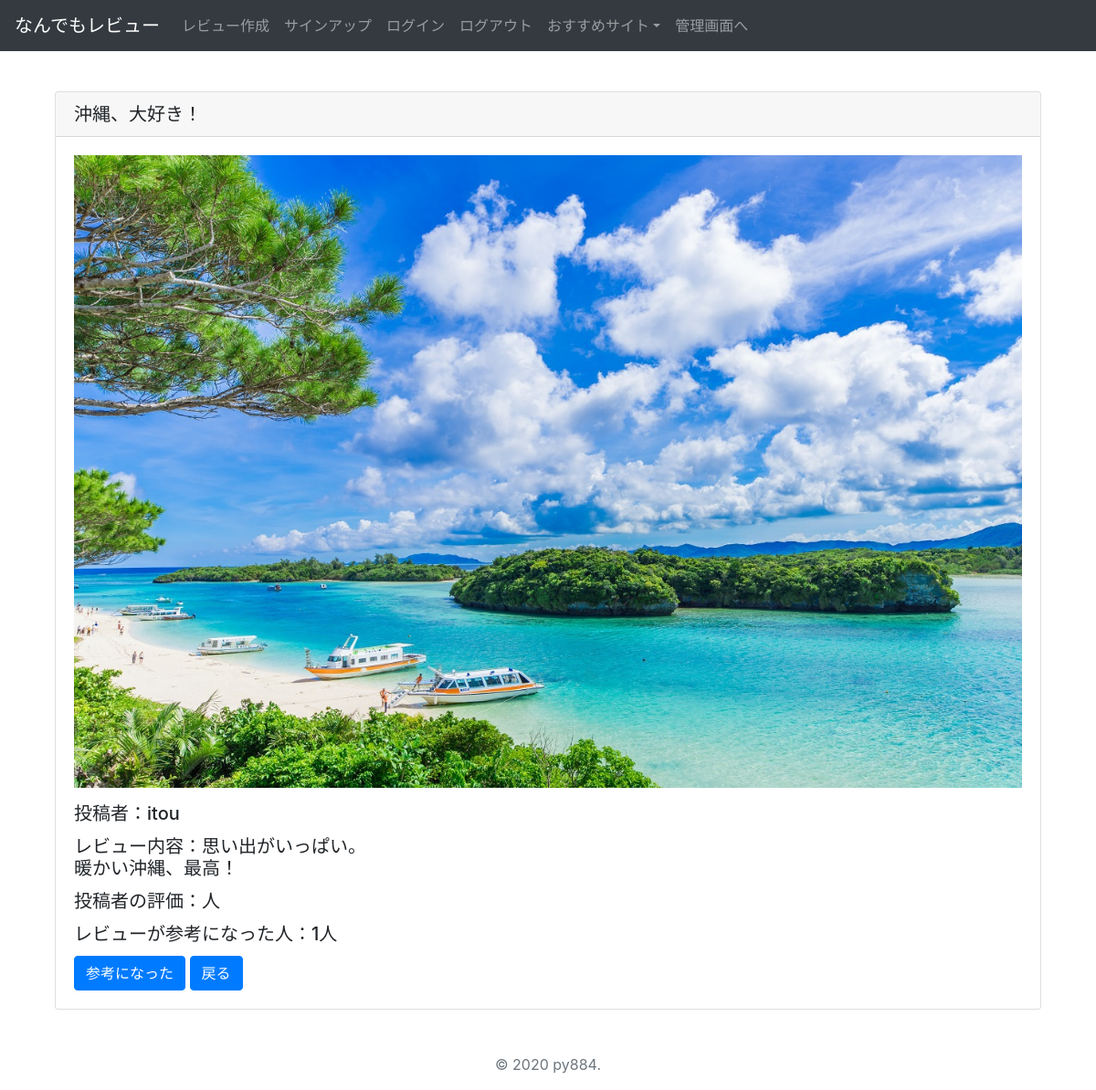
Page /detail/2/ (signed in) on the earlier database version.
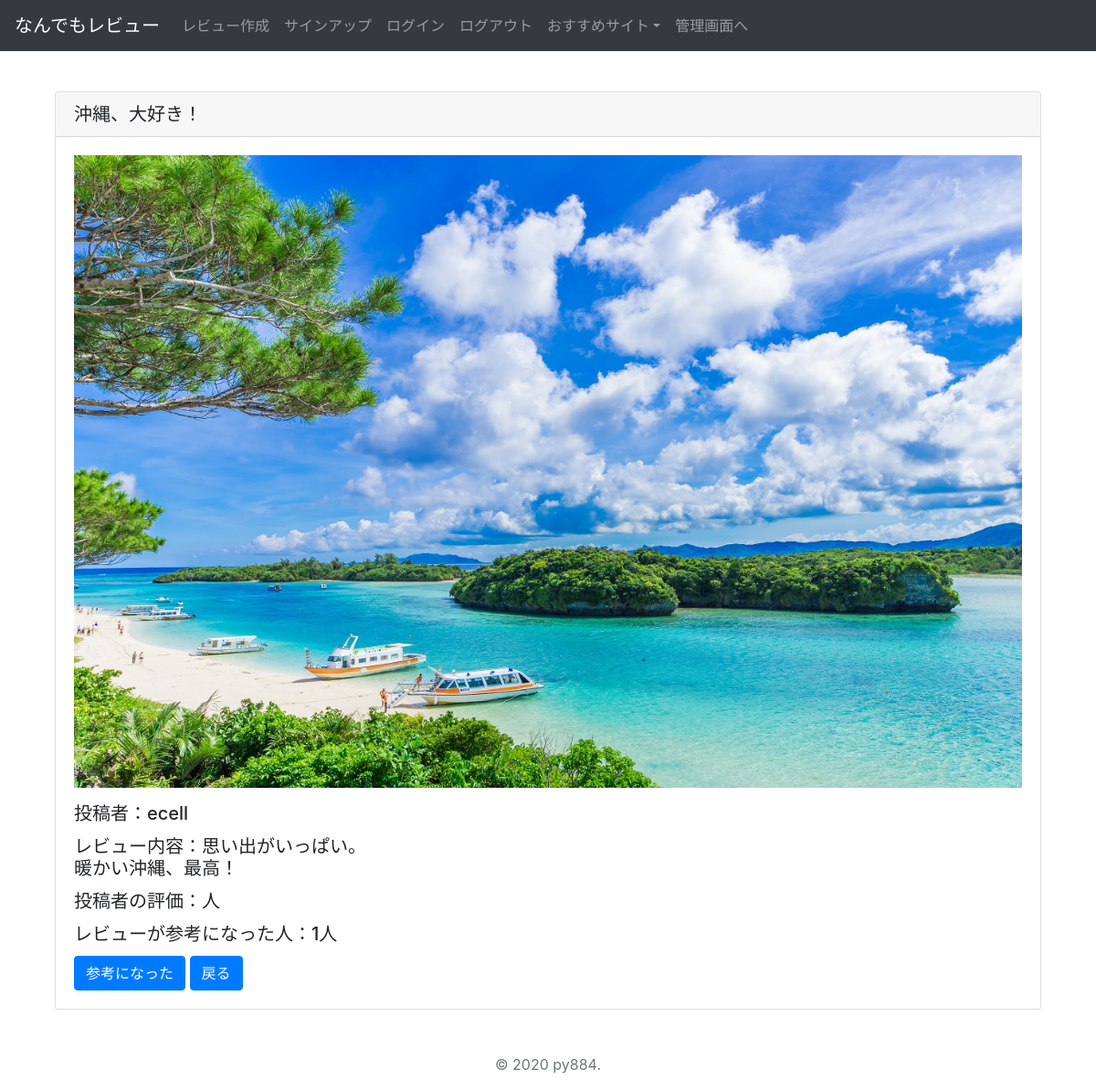
Same page on the later database version.
### reviewpost/models.py (models this page shows)
class ReviewModel(models.Model):
    title=models.CharField(max_length=100)
    content=models.TextField()
    author=models.ForeignKey(User,on_delete=models.CASCADE)
    images=models.ImageField(upload_to='')
    useful_review=models.IntegerField(null=True,blank=True,default=0)
    useful_review_record=models.TextField()
    evaluation=models.CharField(max_length=10,choices=EVALUATION_CHOICE)

### reviewpost/views.py (the view)
# urls.py: path('detail/<int:pk>/', detailview,name='detail'),
@login_required
def detailview(request,pk):
    object=ReviewModel.objects.get(pk=pk)
    return render(request,'detail.html',{'object':object})

### templates/detail.html (shortened to what this page needs)
{% extends 'base.html' %}
{% load static %}
{% block header %}
<link rel="stylesheet" href="{% static 'css/style.css' %}">
{% endblock header %}
{% block content %}
<div class="container">
    <div class="card">
        <h5 class="card-header">{{object.title}}</h5>
        <div class="card-body">
            <p><img src='{{object.images.url}}' width=300></p>
            <h5 class="card-title">投稿者：{{object.author}}</h5>
            <h5 class="card-title">レビュー内容：{{object.content | linebreaksbr}}</h5>
            <h5 class="card-title">投稿者の評価：{{object.evalution}}人</h5>
            <h5 class="card-title">レビューが参考になった人：{{object.useful_review}}人</h5>
            <a href="{% url 'evaluation' object.pk %}" class="btn btn-primary" aria-pressed="true">参考になった</a>
            <a href="{% url 'list' %}" class="btn btn-primary">戻る</a>
        </div>
    </div>
</div>
{% endblock content %}

### templates/base.html (shortened to what this page needs)
<!DOCTYPE html>
<html lang="ja">
  <head>
    <link href="https://stackpath.bootstrapcdn.com/bootstrap/4.3.1/css/bootstrap.min.css" rel="stylesheet">
    {% block header %}
    {% endblock header %}
  </head>
  <body>
    <nav class="navbar navbar-expand-md navbar-dark bg-dark fixed-top">
  <a class="navbar-brand" href="{% url 'list' %}">なんでもレビュー</a>
  <div class="collapse navbar-collapse" id="navbarsExampleDefault">
    <ul class="navbar-nav mr-auto">
      <li class="nav-item">
        <a class="nav-link" href="{% url 'create' %}">レビュー作成</a>
      </li>
      <li class="nav-item">
        <a class="nav-link" href="{% url 'signup' %}">サインアップ</a>
      </li>
      <li class="nav-item">
        <a class="nav-link" href="{% url 'login' %}">ログイン</a>
      </li>
      <li class="nav-item">
        <a class="nav-link" href="{% url 'logout' %}">ログアウト</a>
      </li>
      <li class="nav-item dropdown">
        <a class="nav-link dropdown-toggle" href="https://example.com" id="dropdown01" data-toggle="dropdown" aria-haspopup="true" aria-expanded="false">おすすめサイト</a>
      </li>
      <li class="nav-item">
        <a class="nav-link" href="{% url 'admin:index' %}">管理画面へ</a>
      </li>
    </ul>
  </div>
</nav>
<main role="main" class="container">
    {% block content %}
    {% endblock content %}
</main>
<footer>
 <p class="mt-5 mb-3 text-muted">&copy; 2020 py884.</p>
</footer>
</body>

### static/css/style.css (style rules this page uses)
.card { margin-bottom: 30px; }
.container { margin-top: 100px; }
.card-body img { width:100%; }
footer p { text-align:center }

Differences in the rows shown:
changed ReviewModel "沖縄、大好き！": author "itou" → "ecell"
